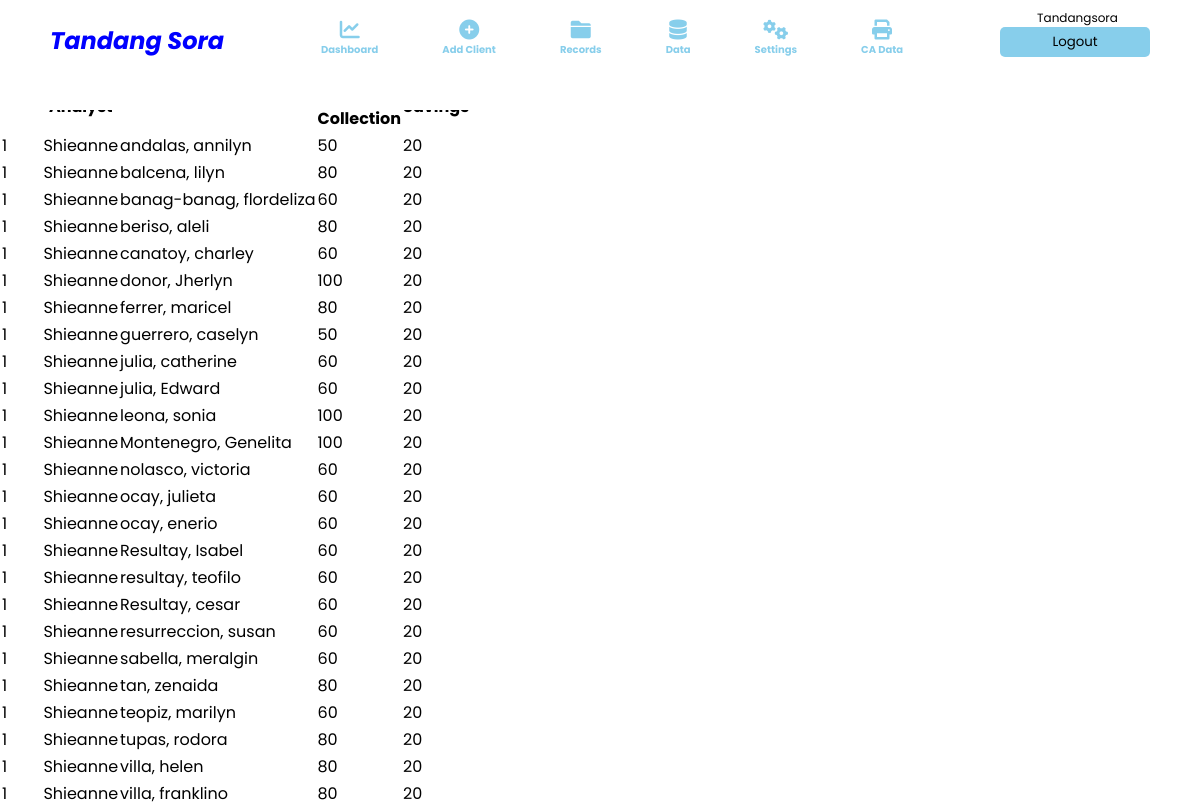
Page /weekly.php (signed in) on the committed database.
### tables this page shows
CREATE TABLE `insert_cssaccount` (
  `id` int(11) NOT NULL,
  `branch` varchar(255) NOT NULL,
  `fullname` varchar(255) NOT NULL,
  `username` varchar(255) NOT NULL,
  `password` varchar(255) NOT NULL
);

CREATE TABLE `insert_client` (
  `id` int(11) NOT NULL,
  `cbranch` varchar(255) NOT NULL,
  `clientid` varchar(255) NOT NULL,
  `cphoto` text NOT NULL,
  `cfirstname` varchar(255) NOT NULL,
  `cmidname` varchar(255) NOT NULL,
  `clastname` varchar(255) NOT NULL,
  `csuffix` varchar(255) NOT NULL,
  `ccarea` varchar(255) NOT NULL,
  `ccycle` int(11) NOT NULL DEFAULT 1,
  `cchnumber` varchar(255) NOT NULL,
  `ccstreet` varchar(255) NOT NULL,
  `ccbarangay` varchar(255) NOT NULL,
  `cccity` varchar(255) NOT NULL,
  `ccontact` varchar(255) NOT NULL,
  `cemail` varchar(255) NOT NULL,
  `cage` varchar(255) NOT NULL,
  `cgender` varchar(255) NOT NULL,
  `cbirthday` date NOT NULL,
  `chnumber` varchar(255) NOT NULL,
  `cstreet` varchar(255) NOT NULL,
  `cbarangay` varchar(255) NOT NULL,
  `ccity` varchar(255) NOT NULL,
  `chome` varchar(255) NOT NULL,
  `cother` varchar(255) NOT NULL,
  `cnationality` varchar(255) NOT NULL,
  `ccivilstatus` varchar(255) NOT NULL,
  `cspouse` varchar(255) NOT NULL,
  `cchildren` varchar(255) NOT NULL,
  `ccomaker` varchar(255) NOT NULL,
  `cccontact` varchar(255) NOT NULL,
  `ccreditanalyst` varchar(255) NOT NULL,
  `cloanrequest` int(11) NOT NULL DEFAULT 0,
  `cloanamount` int(11) NOT NULL DEFAULT 0,
  `cloanstatus` varchar(255) NOT NULL DEFAULT 'Pending',
  `camountpaid` int(11) NOT NULL DEFAULT 0,
  `cadvance` int(11) DEFAULT 0,
  `csecdep` int(11) NOT NULL,
  `paydate` datetime DEFAULT current_timestamp(),
  `cbalance` int(11) NOT NULL DEFAULT 0,
  `coverdue` int(11) NOT NULL DEFAULT 0,
  `cinterest` int(11) NOT NULL,
  `clisteddate` datetime NOT NULL DEFAULT current_timestamp(),
  `creleaseddate` datetime DEFAULT NULL,
  `cmaturitydate` datetime DEFAULT NULL
);

### weekly.php (the view, shortened to what this page needs)
<?php
     include_once 'header.php';
?>
<div id="print">
<div class="table-wrapper">
    <table class="print-table" id="print-table">
        <thead class="ccolspan">
            <tr>
                <th colspan="26">Date :</th>
            </tr>
            <tr>
                <th colspan="26">Weekly Collection Form</th>
            </tr>
        </thead>
        <thead class="ccol">
        <tr>
                <th>Area</th>
                <th>Credit <br> Analyst</th>
                <th>Client Name</th>
                <th>Minimum <br> Daily <br> Collection</th>
                <th>Daily <br> Savings</th>
                <th>Date</th>
                <th>Sign</th>
                <th>Date</th>
                <th>Sign</th>
                <th>Date</th>
                <th>Sign</th>
                <th>Date</th>
                <th>Sign</th>
                <th>Date</th>
                <th>Sign</th>
        </tr>
        </thead>
        <tbody><?php
        if($bnm == "all"){
                $query2 = "SELECT * FROM insert_client WHERE cloanstatus in('OnGoing','Released')  ORDER BY ccarea ASC, clastname ASC";
            }else{
                $query2 = "SELECT * FROM insert_client WHERE cbranch = '$bnm' and cloanstatus in('OnGoing','Released') ORDER BY ccarea ASC, clastname ASC";
            }
            $result2 = mysqli_query($connection,$query2);
            while($row2  = mysqli_fetch_assoc($result2)){
                $canalyst = $row2['ccreditanalyst'];
                $approvedloan = $row2['cloanamount'];
    ?>
        <tr>
            <td ><p><?php echo $row2['ccarea']?></p></td>
            <td ><?php echo $canalyst?></td>
            <td><p><?php echo $row2['clastname'].", ".$row2['cfirstname']?></p></td>
            <td ><p><?php echo $approvedloan/100 ?></p></td>
            <td >20</td>
            <td></td>
            <td></td>
            <td></td>
            <td></td>
            <td></td>
            <td></td>
            <td></td>
            <td></td>
            <td></td>
            <td></td>
        </tr>
        <?php } ?>
    </table>
</div>

### header.php (shortened to what this page needs)
<?php include "db.php"; ?>
<!DOCTYPE html>
<html lang="en">
<head>
    <link rel="stylesheet" href="https://cdnjs.cloudflare.com/ajax/libs/font-awesome/6.0.0/css/all.min.css">
    <link rel="stylesheet" href="CSS/style.css">
</head>
<header>
    <div class="fullContent">
        <nav>
            <?php
                $username1 = $_SESSION['UNAME'];
                $branch1 = mysqli_query($connection,"select branch from insert_cssaccount where username = '$username1'");
                    while($rb1= mysqli_fetch_assoc($branch1)){
                        $bnm = $rb1['branch'];
                        if($bnm == "tandangsora"){
                            $bname = 'Tandang Sora' ;
                        }
                        elseif($bnm == "meycauayan"){
                            $bname = 'Meycauayan'  ;
                        }
                        elseif($bnm == "stamaria"){
                            $bname = 'Sta. Maria' ;
                        }
                        elseif($bnm == "all"){
                            $bname = "All Branches";
                        }
                    }
            ?>
            <i style="display: inline-flex; color:blue;"><h1><?php echo $bname?></h1></i>
            <ul id="navSelection" class="navSelection">
                <li class="navSel"><a class="a" href="Dashboard.php"><i class="fa fa-chart-line"></i><p>Dashboard</p></a></li>
                <li class="navSel"><a class="a" href="AddClient.php"><i class="fa fa-plus-circle"></i><p>Add Client</p></a></li>
                <li class="navSel"><a class="a" href="Records.php"><i class="fa fa-folder"></i><p>Records</p></a></li>
                <li class="navSel"><a class="a" href="Data.php"><i class="fa fa-database"></i><p>Data</p></a></li>
                <li class="navSel"><a class="a" href="Settings.php"><i class="fa fa-gears"></i><p>Settings</p></a></li>
                <li class="navSel"><a class="a" href="CA.php"><i class="fa fa-print"></i><p>CA Data</p></a></li>
            </ul>
            <div class="accountOpen" style="margin-top: -15px;">
                <span id="accPosition" style="font-size: 12px; margin-right: 5px;"></span><span id="accountName" style="font-size: 12px; text-transform: capitalize;"><?php echo $_SESSION['UNAME'];?></span><br>
                <a href="cssLogout.php"><button id='btnLogOut'>Logout</button></a>
            </div>
        </nav>
    </div>
</header>

### CSS/style.css (style rules this page uses)
* { margin: 0; padding: 0; box-sizing: border-box; font-family: 'Poppins', sans-serif; }
.fullContent { position: fixed; height: 110px; width: 100%; padding: 20px 50px; background: white; }
nav { display: flex; justify-content: space-between; align-items: center; text-align: center; }
nav ul { width: 70%; display: flex; justify-content: center; align-items: center; text-align: center; text-decoration: none; list-style: none; }
nav ul li { text-decoration: none; display: flex; justify-content: center; align-items: center; text-align: center; font-weight: 700; }
nav ul li a { font-size: 20px; color: skyblue; text-decoration: none; margin: 0 30px; }
nav ul li a p { font-size: 10px; margin: 2px; }
nav .accountOpen a button { height: 30px; width: 150px; border-radius: 5px; border: 0; cursor: pointer; background: skyblue; }

### rows in the picture
insert_cssaccount: branch "Tandang Sora"
insert_client: ccarea "1", ccreditanalyst "Shieanne", clastname "andalas", cfirstname "annilyn", $approvedloan/100 "50"
insert_client: ccarea "1", ccreditanalyst "Shieanne", clastname "balcena", cfirstname "lilyn", $approvedloan/100 "80"
insert_client: ccarea "1", ccreditanalyst "Shieanne", clastname "banag-banag", cfirstname "flordeliza", $approvedloan/100 "60"
insert_client: ccarea "1", ccreditanalyst "Shieanne", clastname "beriso", cfirstname "aleli", $approvedloan/100 "80"
insert_client: ccarea "1", ccreditanalyst "Shieanne", clastname "canatoy", cfirstname "charley", $approvedloan/100 "60"
insert_client: ccarea "1", ccreditanalyst "Shieanne", clastname "donor", cfirstname "Jherlyn", $approvedloan/100 "100"
insert_client: ccarea "1", ccreditanalyst "Shieanne", clastname "ferrer", cfirstname "maricel", $approvedloan/100 "80"
insert_client: ccarea "1", ccreditanalyst "Shieanne", clastname "guerrero", cfirstname "caselyn", $approvedloan/100 "50"
insert_client: ccarea "1", ccreditanalyst "Shieanne", clastname "julia", cfirstname "catherine", $approvedloan/100 "60"
insert_client: ccarea "1", ccreditanalyst "Shieanne", clastname "julia", cfirstname "Edward", $approvedloan/100 "60"
insert_client: ccarea "1", ccreditanalyst "Shieanne", clastname "leona", cfirstname "sonia", $approvedloan/100 "100"
insert_client: ccarea "1", ccreditanalyst "Shieanne", clastname "Montenegro", cfirstname "Genelita", $approvedloan/100 "100"
insert_client: ccarea "1", ccreditanalyst "Shieanne", clastname "nolasco", cfirstname "victoria", $approvedloan/100 "60"
insert_client: ccarea "1", ccreditanalyst "Shieanne", clastname "ocay", cfirstname "julieta", $approvedloan/100 "60"
insert_client: ccarea "1", ccreditanalyst "Shieanne", clastname "ocay", cfirstname "enerio", $approvedloan/100 "60"
insert_client: ccarea "1", ccreditanalyst "Shieanne", clastname "Resultay", cfirstname "Isabel", $approvedloan/100 "60"
insert_client: ccarea "1", ccreditanalyst "Shieanne", clastname "resultay", cfirstname "teofilo", $approvedloan/100 "60"
insert_client: ccarea "1", ccreditanalyst "Shieanne", clastname "Resultay", cfirstname "cesar", $approvedloan/100 "60"
insert_client: ccarea "1", ccreditanalyst "Shieanne", clastname "resurreccion", cfirstname "susan", $approvedloan/100 "60"
insert_client: ccarea "1", ccreditanalyst "Shieanne", clastname "sabella", cfirstname "meralgin", $approvedloan/100 "60"
insert_client: ccarea "1", ccreditanalyst "Shieanne", clastname "tan", cfirstname "zenaida", $approvedloan/100 "80"
insert_client: ccarea "1", ccreditanalyst "Shieanne", clastname "teopiz", cfirstname "marilyn", $approvedloan/100 "60"
insert_client: ccarea "1", ccreditanalyst "Shieanne", clastname "tupas", cfirstname "rodora", $approvedloan/100 "80"
insert_client: ccarea "1", ccreditanalyst "Shieanne", clastname "villa", cfirstname "helen", $approvedloan/100 "80"
insert_client: ccarea "1", ccreditanalyst "Shieanne", clastname "villa", cfirstname "franklino", $approvedloan/100 "80"

### other values in the picture
$_SESSION['UNAME'] "Tandangsora"
